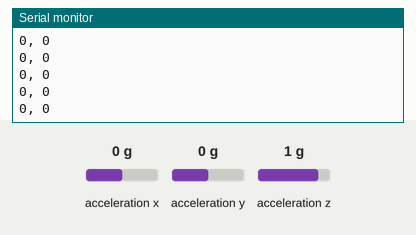
The sketch below on a simulated ESP8266 (NodeMCU). On the bench: the last lines printed to the serial monitor. The inputs (shaded band) are chosen by the test bench; at power-on: acceleration x 0 g, acceleration y 0 g, acceleration z 1 g.

Above: at 1.2 s.
1.3 s: acceleration x set to -1.4 g
At 1.8 s:
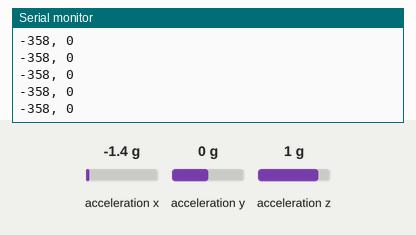
4.3 s: acceleration y set to -1.4 g
At 5.3 s:
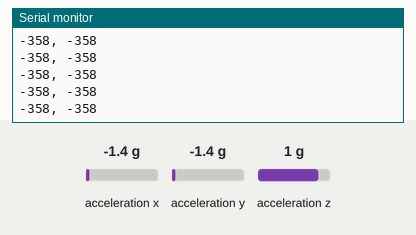
5.8 s: acceleration y set to 0 g
At 6.7 s:
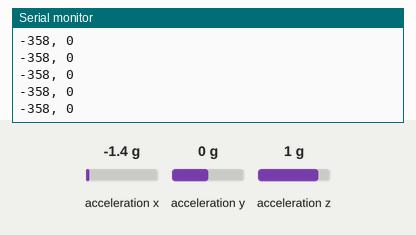

Measured:
- after the input at 1.3 s, the serial monitor: prints a new line at once (image 1)
- after the input at 4.3 s, the serial monitor: prints a new line at once (image 2)

The sketch:

datosADXL345.ino
```cpp
#include <SPI.h>
#include <Wire.h>
#include <SparkFun_ADXL345.h>

#include <ESP8266WiFi.h>
#include <WiFiClient.h>
#include <ESP8266WebServer.h>
#include <ESP8266mDNS.h>

ADXL345 adxl = ADXL345();

const unsigned long intervaloLecturaTemp = 1; // leeremos cada ... milisegundos  (Evito usar la función delay)
unsigned long tiempoAnterior = 0; // almacena la ultima vez que se lanzo nuestro evento

void setup()
{
   Serial.begin(9600);
   Serial.println("Iniciar");
   Serial.println();

   adxl.powerOn();
   adxl.setRangeSetting(2);       //Definir el rango, valores 2, 4, 8 o 16
}

void loop()
{
   //leer los valores e imprimirlos
   unsigned long tiempoActual = millis();
  if (tiempoActual - tiempoAnterior >= intervaloLecturaTemp)  {
       int x, y, z;
       adxl.readAccel(&x, &y, &z);
       Serial.print(x);
       Serial.print(", ");
       Serial.println(y);
       //Serial.print(", ");
       //Serial.println(z);
       tiempoAnterior = tiempoActual;
   }
}
```
